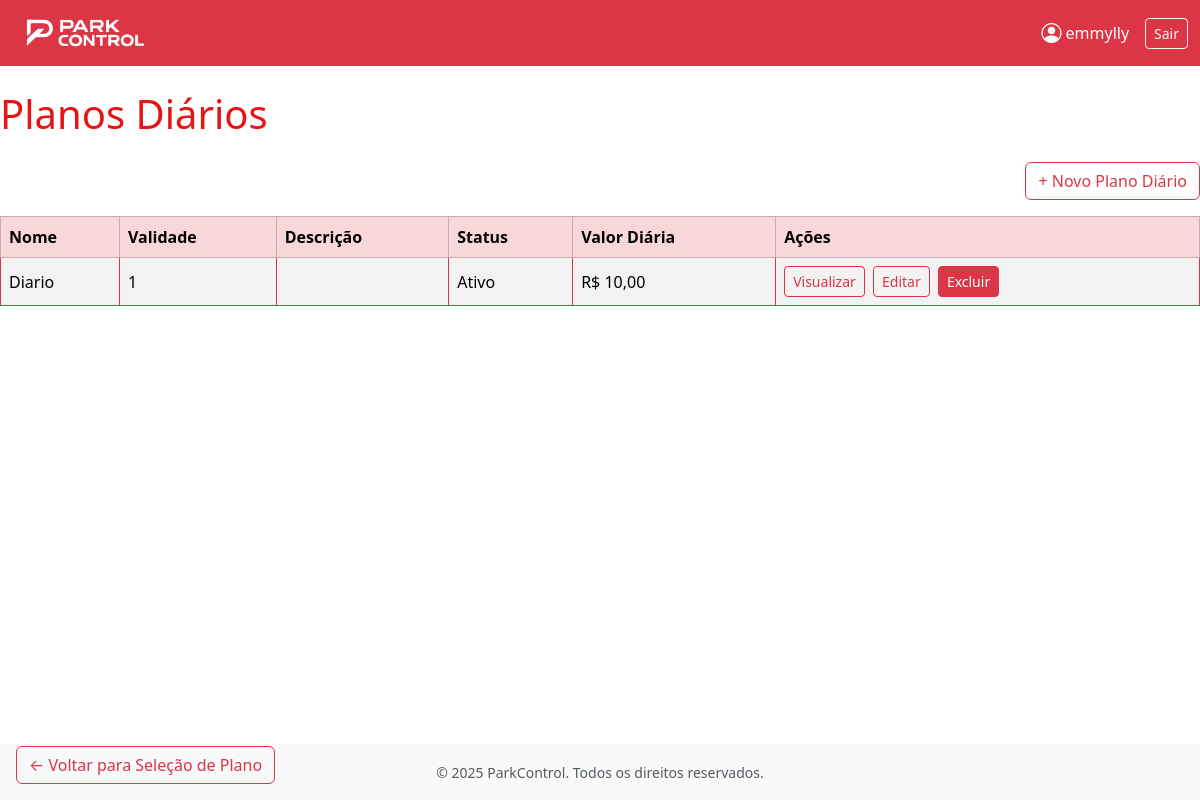
The page /planos/planos/diarios/ (signed in) on the database as committed earlier.
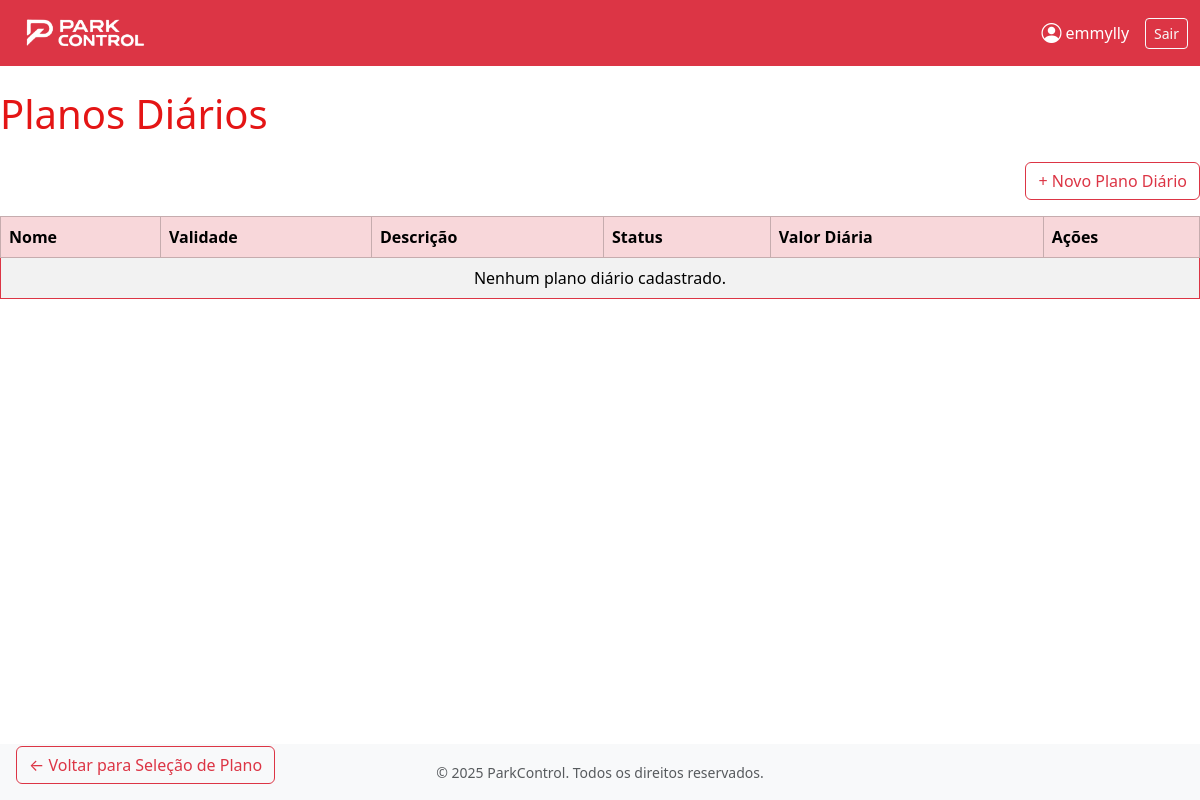
The same page on the database as committed later.
### apps/planos/models.py (models this page shows, shortened)
class Planos(models.Model):
    TIPO_PLANO_CHOICES = [
        ('Mensalista', 'Mensalista'),
        ('Diarista', 'Diarista'),
    ]
    TIPO_MENSAL_CHOICES = [
        ('Mensal', 'Mensal'),
        ('Anual','Anual')
    ]
    STATUS_CHOICES = [
        ('Ativo', 'Ativo'),
        ('Inativo', 'Inativo'),
    ]
    nome = models.CharField( max_length=50, blank=False, null=False)
    validade = models.PositiveIntegerField(blank=False, null=False)
    descricao = models.TextField(blank=True)
    data_criacao = models.DateTimeField(auto_now_add=True)
    ultima_alteracao = models.DateTimeField(auto_now=True)
    tipo_plano = models.CharField(max_length=20, choices=TIPO_PLANO_CHOICES, blank=False, null=False)
    status = models.CharField(max_length=20, choices=STATUS_CHOICES, blank=True, null=True,default='Ativo')
    valor_diaria = models.DecimalField(max_digits=10, decimal_places=2, blank=True, null=True)
    valor = models.DecimalField(max_digits=10, decimal_places=2, blank=True, null=True)
    tipo_mensal  = models.CharField(max_length=20, choices=TIPO_MENSAL_CHOICES, blank=True, null=True)

### apps/planos/views.py (the view)
# urls.py: path('planos/diarios/', views.listar_planos_diarios, name='listar_planos_diarios'),
@login_required
def listar_planos_diarios(request):
    planos = Planos.objects.filter(tipo_plano='Diarista')
    return render(request, 'planos/diarios/listar_planos_diarios.html', {'planos': planos})

### apps/planos/templates/planos/diarios/listar_planos_diarios.html (shortened to what this page needs)
{% extends 'base.html' %}
{% block content %}
<h1 class="mb-4" style="color: #E41515;">Planos Diários</h1>
<div class="d-flex justify-content-end mb-3">
  <a href="{% url 'planos:criar_plano_diario' %}" class="btn btn-outline-danger">+ Novo Plano Diário</a>
</div>
<table class="table table-bordered border-danger table-striped align-middle">
  <thead class="table-danger">
    <tr>
      <th>Nome</th>
      <th>Validade</th>
      <th>Descrição</th>
      <th>Status</th>
      <th>Valor Diária</th>
      <th>Ações</th>
    </tr>
  </thead>
  <tbody>
    {% for plano in planos %}
    <tr>
      <td>{{ plano.nome }}</td>
      <td>{{ plano.validade }}</td>
      <td>{{ plano.descricao }}</td>
      <td>{{ plano.status }}</td>
      <td>R$ {{ plano.valor_diaria }}</td>
      <td>
        <a href="{% url 'planos:visualizar_plano_diario' plano.id %}" class="btn btn-sm btn-outline-danger me-1">Visualizar</a>
        <a href="{% url 'planos:editar_plano_diario' plano.id %}" class="btn btn-sm btn-outline-danger me-1">Editar</a>
        <a href="{% url 'planos:excluir_plano_diario' plano.id %}" class="btn btn-sm btn-danger">Excluir</a>
      </td>
    </tr>
    {% empty %}
    <tr>
      <td colspan="6" class="text-center">Nenhum plano diário cadastrado.</td>
    </tr>
    {% endfor %}
  </tbody>
</table>
<div class="position-fixed bottom-0 start-0 m-3">
  <a href="{% url 'planos:selecao_plano' %}" class="btn btn-outline-danger">← Voltar para Seleção de Plano</a>
</div>
{% endblock %}

Rows that differ between the two databases and show on the page:
removed Planos: nome "Diario", validade "1", status "Ativo", valor_diaria "10,00"
Other text that changed with them:
text now shown: "Nenhum plano diário cadastrado."
